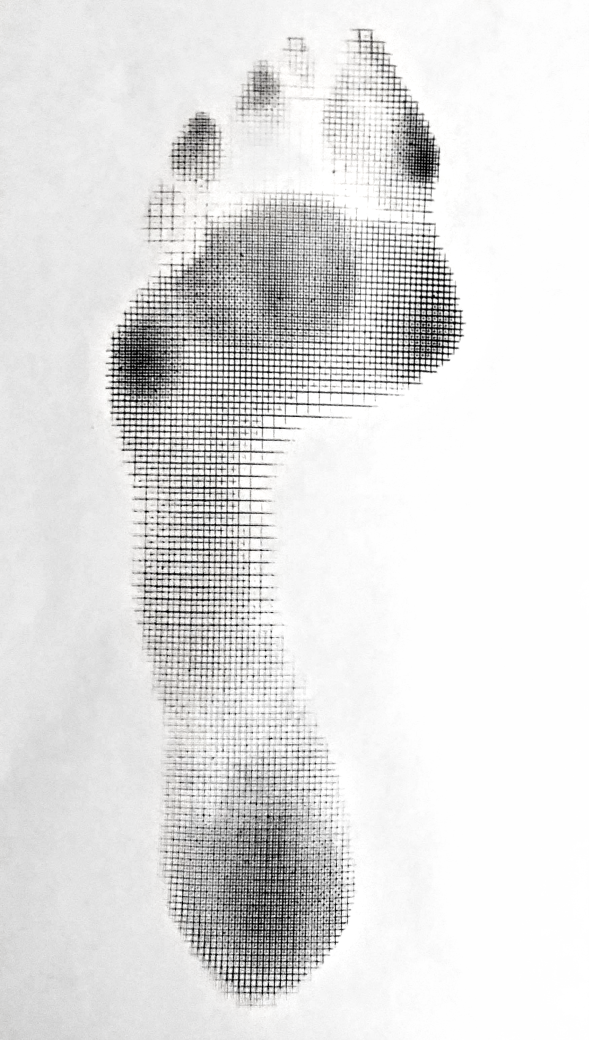
#> input picture src/five.png, 1765 x 3118 px (shown at 1/3 size)
$ python interface.py
#> lines starting #> are read from the running program, lines starting #| are printed output that depends on the picture; after the words box and inside, x2 and y2 are one past the last pixel; in counts of white or black regions, pixels touching at a corner belong together
import cv2 as cv
import numpy as np
import imutils


path = "src/five.png"
image = cv.imread(path)
#> image is the input picture: shape (3118, 1765, 3); mean B, G, R 225.4, 225.6, 225.9
img = cv.resize(image, None, fx=0.3,fy=0.3)
# img = cv.cvtColor(img, cv.COLOR_BGR2GRAY)
img = cv.GaussianBlur(img, (9, 9), 7)
img = cv.medianBlur(img, 9)
kernel_sharpening = np.array([[-1,-1,-1],
                              [-1, 9,-1],
                              [-1,-1,-1]])# applying the sharpening kernel to the input image & displaying it.
img = cv.filter2D(img, -1, kernel_sharpening)

# laplacian = cv.Sobel(img,cv.CV_64F,1,0,ksize=5)


edged = cv.Canny(img, 70, 40)
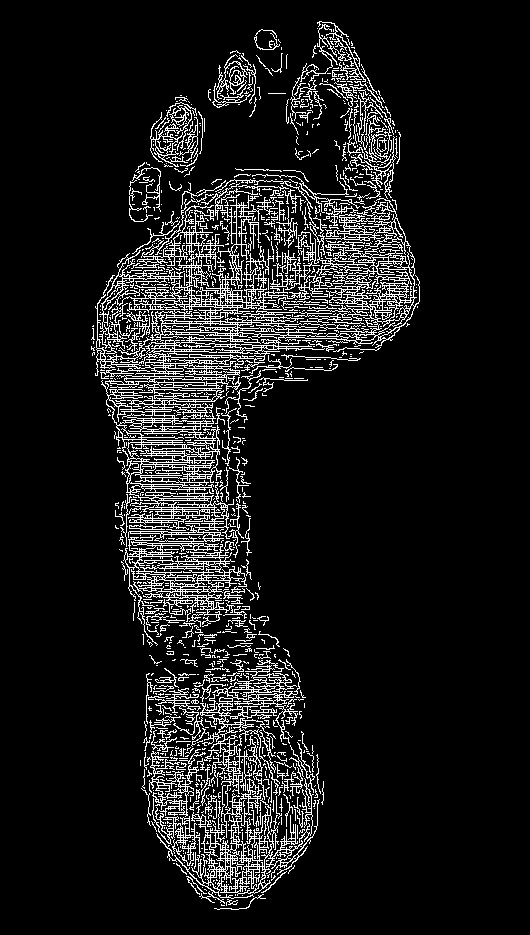
#> edged: shape (935, 530); 10% white in thin lines or dots, all inside (x1, y1, x2, y2) = (91, 21, 420, 910)
edged = cv.dilate(edged, None, iterations=5)
#> edged: shape (935, 530); 33.3% white; 1 white region, box (x1, y1, x2, y2) and area: (86, 16, 425, 915) 165099
edged = cv.erode(edged, None, iterations=1)
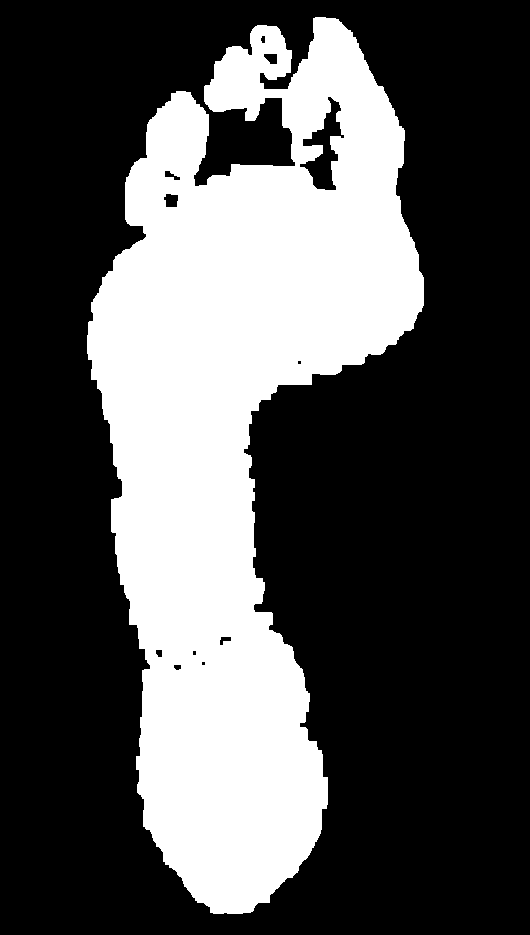
#> edged: shape (935, 530); 32.5% white; 1 white region
# cv.imshow("image", edged)
# final = cv.hconcat([edged, img])
cnts = cv.findContours(edged.copy(), cv.RETR_EXTERNAL, cv.CHAIN_APPROX_SIMPLE)
#> cnts = 1 contour; box (x1, y1, x2, y2) and area: (87, 17, 424, 914) 161555
cnts = imutils.grab_contours(cnts)
print(cnts)
#> (printed output is left out)
# cv.imshow("image", thresh1)
cv.drawContours(img, cnts, -1, (0, 255, 0), 3)
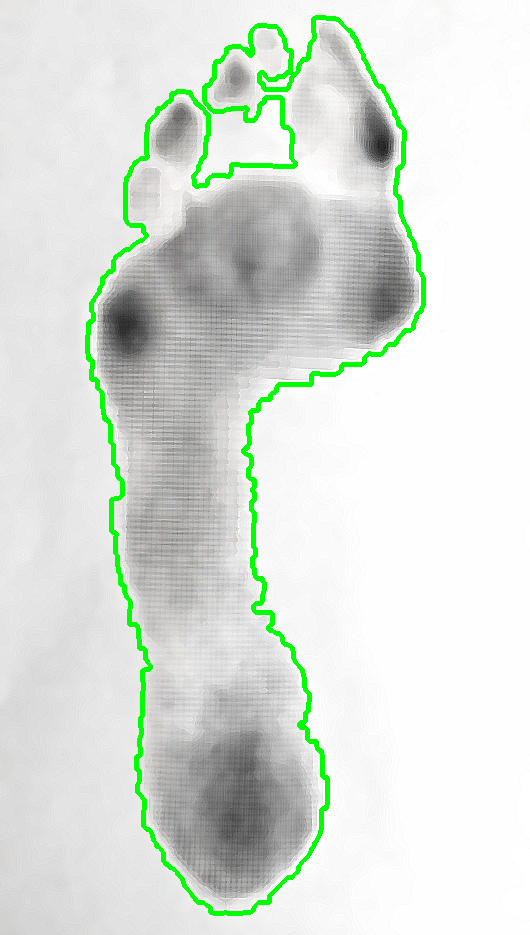
#> img: shape (935, 530, 3); mean B, G, R 218.1, 225.8, 218.6
# ret, threshold = cv.threshold(img, 125, 255, cv.THRESH_BINARY)
low=np.array([0,0,0])
medium=np.array([100,100,100])
high = np.array([150,150,150])
ultra_high = np.array([200,200,200])

# Mask image to only select browns
mask=cv.inRange(img, low, medium)
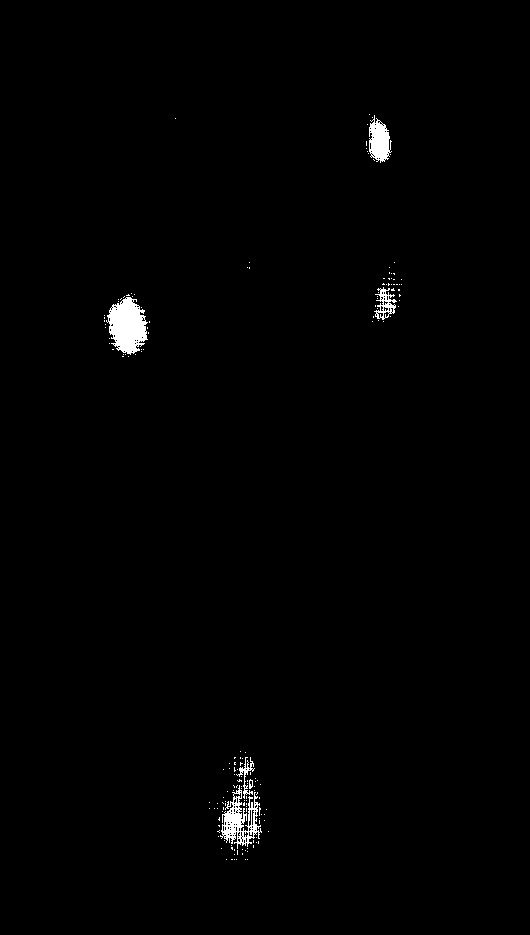
#> mask: shape (935, 530); 0.85% white; 165 white regions (159 under 20 px), largest, box (x1, y1, x2, y2) and area: (106, 297, 148, 355) 1597, (220, 785, 262, 849) 1084, (369, 115, 392, 163) 698, (374, 287, 397, 320) 317, (236, 757, 255, 799) 186, (249, 779, 253, 789) 26
mask2=cv.inRange(img, medium, high)
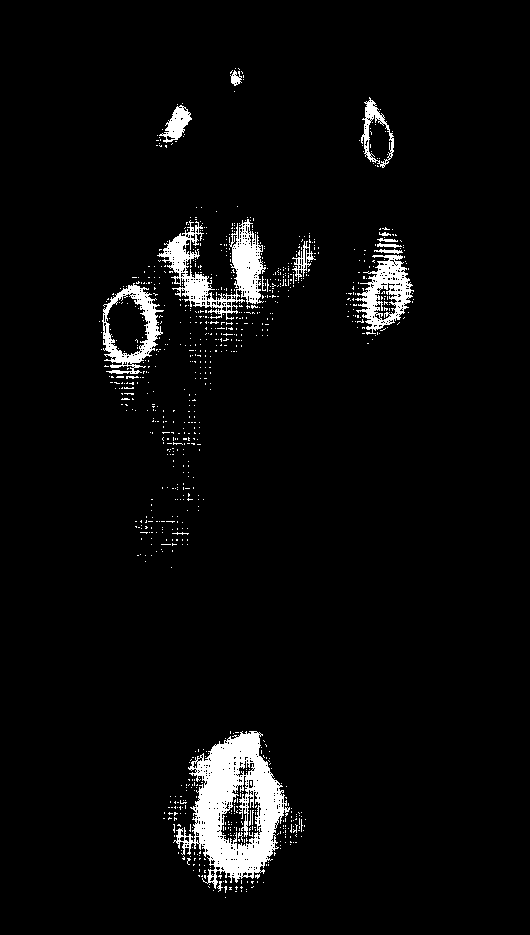
#> mask2: shape (935, 530); 4.1% white; 950 white regions (932 under 20 px), largest, box (x1, y1, x2, y2) and area: (173, 731, 290, 889) 8465, (157, 219, 266, 320) 3747, (355, 255, 414, 335) 2058
mask3=cv.inRange(img, high, ultra_high)
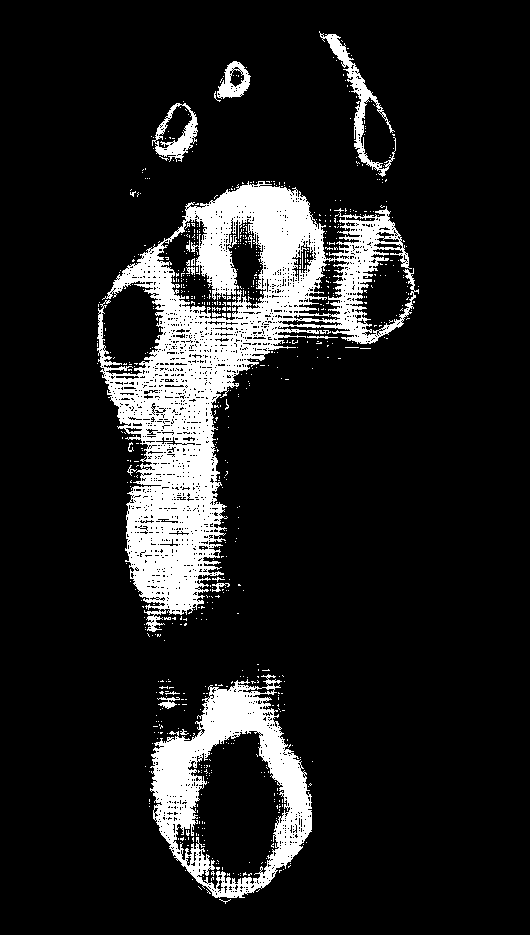
#> mask3: shape (935, 530); 12.5% white; 734 white regions (715 under 20 px), largest, box (x1, y1, x2, y2) and area: (97, 181, 419, 632) 43340, (150, 674, 312, 898) 12921, (319, 31, 396, 177) 1637
# Change image to red where we found brown
img[mask>0]=(0,0,255)
img[mask2>0]=(0,153,255)
img[mask3>0]=(129,255,255)
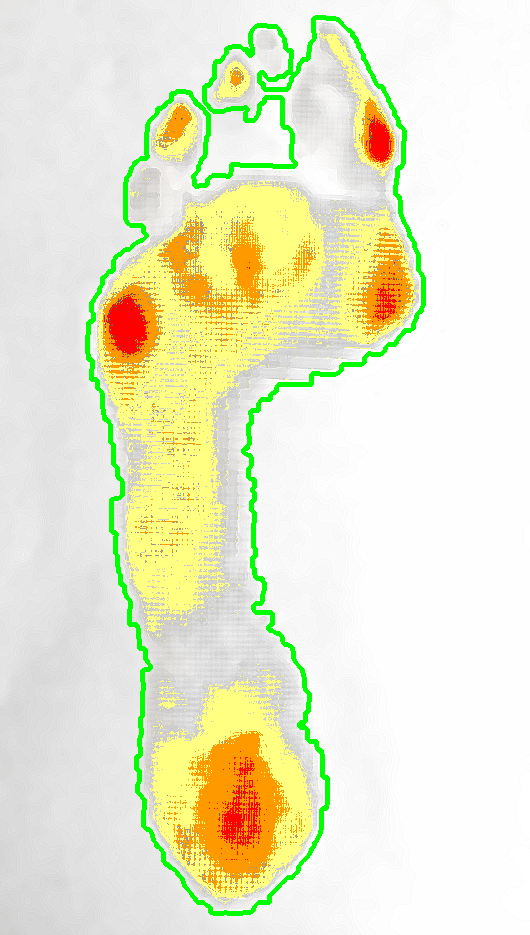
#> img: shape (935, 530, 3); mean B, G, R 206.5, 236, 234.9
# cv.imshow("image", img)
cv.imshow("threshold", img)
cv.waitKey(0)
cv.destroyAllWindows()
